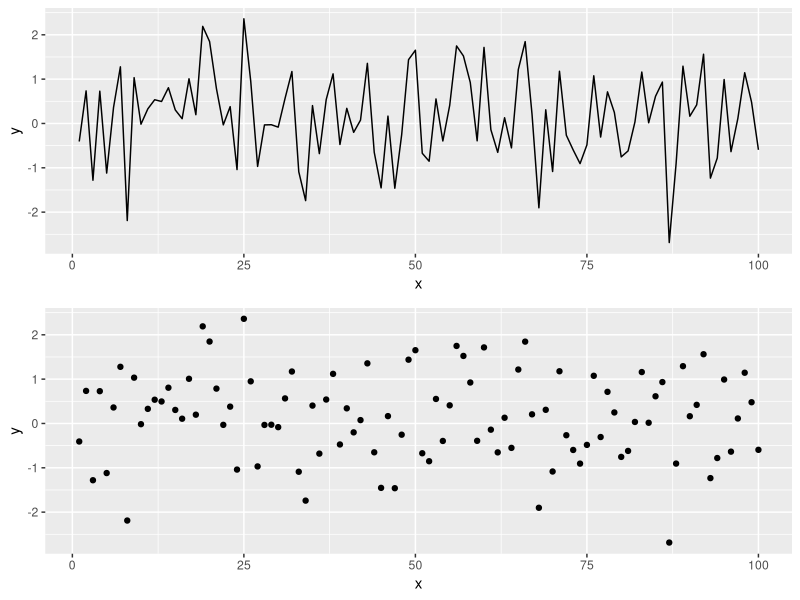

Write the R code that produced this figure.
## ---- chunk 1
knitr::opts_chunk$set(echo = TRUE, 
                      fig.width = 8, 
                      fig.height = 8, 
                      fig.alig = "center")
## ---- chunk 2
library(tidyverse)
library(gridExtra)
## ---- chunk 3
# Simulating data according to a normal distribution
x <- seq(1:100)
y <- rnorm(100) 

# Generating data form a normal distribution with mean 0 and variance 1
data <- data.frame(x = x, y = y ) 

# Creating a data frame
p1 = ggplot(data, aes(x= x, y = y)) +
geom_line()

p2 = ggplot(data, aes(x= x, y = y)) +
geom_point()

grid.arrange(p1, p2)
